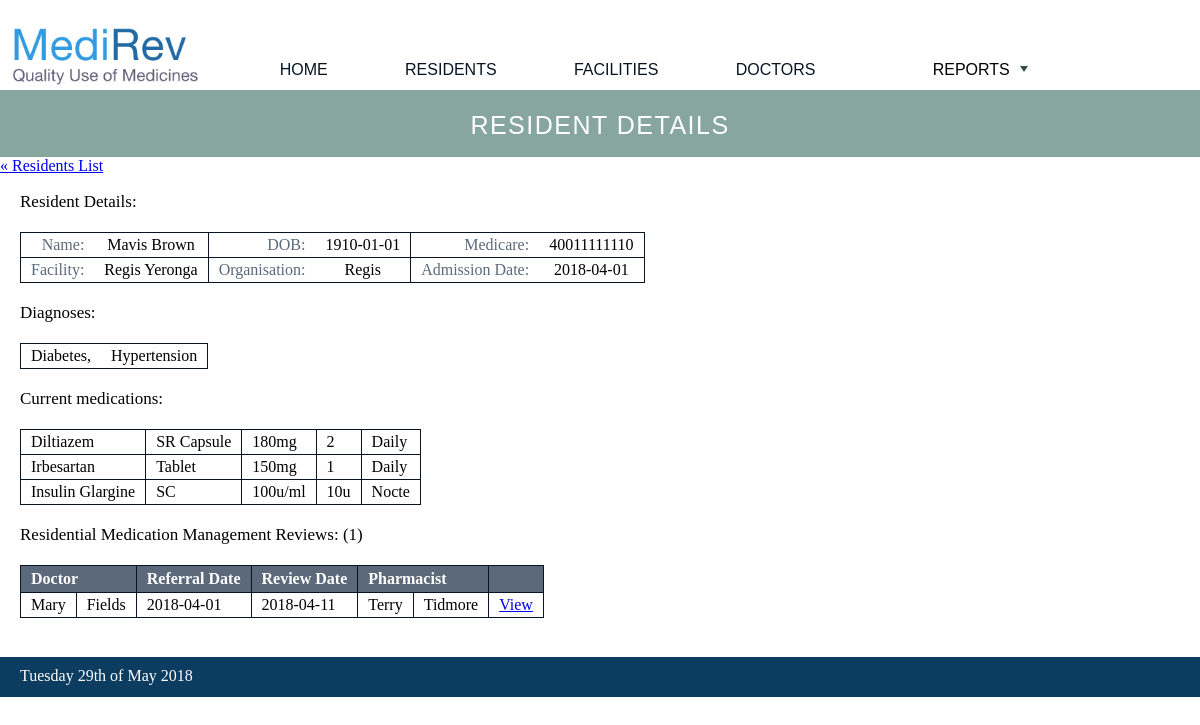
The page /all_residents/resident/view.php on the database its author committed.
### tables this page shows
CREATE TABLE Resident(
	ResidentID INT NOT NULL AUTO_INCREMENT,
	FirstName VARCHAR(255) NOT NULL,
	LastName VARCHAR(255) NOT NULL,
	Medicare VARCHAR(255),
	DOB DATE,
	PRIMARY KEY (ResidentID)
);

CREATE TABLE ResidentDx(
	ResidentID INT NOT NULL,
	Disease VARCHAR(255) NOT NULL,
	PRIMARY KEY (ResidentID, Disease),
	FOREIGN KEY (ResidentID) REFERENCES Resident (ResidentID) ON DELETE CASCADE,
	FOREIGN KEY (Disease) REFERENCES Diagnosis (Disease)
);

CREATE TABLE Review(
	RevID INT NOT NULL AUTO_INCREMENT,
	DoctorID INT NOT NULL,
	PharmID INT,
	ResidentID INT NOT NULL,
	ReferralDate DATE NOT NULL,
	ReviewDate DATE,
	CONSTRAINT CHK_Date CHECK (ReviewDate > ReferralDate),
	PRIMARY KEY (RevID),
	FOREIGN KEY (ResidentID) REFERENCES Resident (ResidentID) ON DELETE CASCADE,
	FOREIGN KEY (DoctorID) REFERENCES Doctor (DoctorID),
	FOREIGN KEY (PharmID) REFERENCES Pharmacist (PharmID)
);

CREATE TABLE Doctor(
	DoctorID INT NOT NULL AUTO_INCREMENT,
	ClinicID INT NOT NULL,
	FirstName VARCHAR(255) NOT NULL,
	LastName VARCHAR(255) NOT NULL,
	ProviderNumber VARCHAR(255) UNIQUE,
	PersonalEmail VARCHAR(255),
	PRIMARY KEY (DoctorID),
	FOREIGN KEY (ClinicID) REFERENCES Clinic (ClinicID)
);

CREATE TABLE Pharmacist(
	PharmID INT NOT NULL AUTO_INCREMENT,
	FirstName VARCHAR(255) NOT NULL,
	LastName VARCHAR(255) NOT NULL,
	RegistrationNumber VARCHAR(255) NOT NULL UNIQUE,
	RegistrationExpiry DATE NOT NULL,
	AccreditationNumber VARCHAR(255) NOT NULL UNIQUE,
	AccreditationExpiry DATE NOT NULL,
	Phone INT(20),
	Email VARCHAR(255),
	PRIMARY KEY (PharmID)
);

### private/query_functions.php (called while the page is built, shortened)
<?php require_once('functions.php'); ?>
<?php
function get_resident_info($id) {
	global $db;
	$sql = "SELECT R.*, F.Organisation, F.Name, H.AdminDate
	 FROM Resident R, ResidentHome H, Facility F
	 WHERE R.ResidentID = $id
	  AND H.ResidentID = R.ResidentID
	  AND H.RACID = F.RACID
	  AND H.AdminDate =
		(SELECT Max(H2.AdminDate)
		 FROM ResidentHome H2
		 WHERE H2.ResidentID = R.ResidentID)";
	$result = $db->query($sql);
	$array = $result->fetch(PDO::FETCH_ASSOC);
	return $array;
}
function get_num_reviews($id) {
	global $db;
	$sql = "SELECT COUNT(*)
	 FROM Review
	 WHERE ResidentID = $id";
	$result = $db->query($sql);
	$array = $result->fetchALL(PDO::FETCH_ASSOC);
	return $array;
}
function resident_Dx($id) {
	global $db;
	$sql = "SELECT Disease From ResidentDx
	 WHERE ResidentID = $id";
	$result = $db->query($sql);
	$array = $result->fetchALL(PDO::FETCH_ASSOC);
	return $array;
}
function latest_resident_Rx($id) {
	global $db;
	$sql = "SELECT Med.GenericName, COALESCE(O.Formulation, T.Formulation, I.Administration) AS Form, Med.Strength, Rx.Dose, Rx.Frequency
		FROM Review Rev1, ResidentRx Rx, Resident Res, Medication Med
		 LEFT JOIN Oral O ON O.MedID = Med.MedID
		 LEFT JOIN Topical T ON T.MedID = Med.MedID
		 LEFT JOIN Injectable I ON I.MedID = Med.MedID
		WHERE Res.ResidentID = $id
		 AND Rev1.RevID = Rx.RevID
		 AND Res.ResidentID = Rev1.ResidentID
		 AND Rx.MedID = Med.MedID
		 AND Rev1.ReviewDate = (
			SELECT MAX(Rev2.ReviewDate)
			FROM Review Rev2
			WHERE Rev1.ResidentID = Rev2.ResidentID)";
	$result = $db->query($sql);
	$array = $result->fetchALL(PDO::FETCH_ASSOC);
	return $array;
}
function all_resident_reviews($id) {
	global $db;
	$sql = "SELECT D.FirstName AS D_First, D.LastName AS D_Last,
		 R.ReferralDate, R.ReviewDate, R.RevID, Res.ResidentID,
		 P.FirstName AS P_First, P.LastName AS P_Last
	 	FROM Doctor D, Pharmacist P, Review R, Resident Res
	 	WHERE Res.ResidentID = $id
	  	 AND Res.ResidentID = R.ResidentID
	  	 AND D.DoctorID = R.DoctorID
	  	 AND P.PharmID = R.PharmID
	  	ORDER BY R.ReferralDate DESC";
	$result = $db->query($sql);
	$array = $result->fetchALL(PDO::FETCH_ASSOC);
	return $array;
}
?>

### public/all_residents/resident/view.php (the view, shortened to what this page needs)
<?php
$id = isset($_GET['id']) ? "'".$_GET['id']."'" : '1';
$res_info = get_resident_info($id);
$diagnoses = resident_Dx($id);
$medications = latest_resident_Rx($id);
$reviews = all_resident_reviews($id);
$num_reviews = get_num_reviews($id);
?>
<?php $page_title = 'Resident Details'; ?>
<?php include(SHARED_PATH . '/header.php'); ?>
<header class='resident'>
	<?php echo $page_title ?>
</header>
<div id="content">
	<article id="resident">
		<a class="back-link" href="<?php echo url_to('/all_residents/index.php'); ?>">&laquo; Residents List</a>
		<section id="resident_details">
			<p class="resident_form">Resident Details:</p>
			<table class="resident_form">
			<tr>
				<td class="head">Name:</td>
				<td class="info" colspan="2"><?php echo h($res_info['FirstName']); ?> <?php echo h($res_info['LastName']); ?></td>
				<td class="head">DOB:</td>
				<td class="info"><?php echo h($res_info['DOB']); ?></td>
				<td class="head">Medicare:</td>
				<td class="info"><?php echo h($res_info['Medicare']); ?></td>
			</tr>
			<tr>
				<td class="head">Facility:</td>
				<td class="info" colspan="2"><?php echo h($res_info['Name']); ?></td>
				<td class="head">Organisation:</td>
				<td class="info"><?php echo h($res_info['Organisation']); ?></td>
				<td class="head">Admission Date:</td>
				<td class="info"><?php echo h($res_info['AdminDate']); ?></td>
			</tr>
		</table>
		</section>
		<section id="diagnosis">
			<p class="resident_form">Diagnoses:</p>
			<table class="resident_form">
				<?php echo disease_string($diagnoses); ?>
			</table>
		</section>
		<section id="medications">
			<p class="resident_form">Current medications:</p>
			<table class="list">
				<?php echo medication_string($medications); ?>
			</table>
		</section>
		<section id="reviews">
			<p class="resident_form">Residential Medication Management Reviews: (<?php echo $num_reviews[0]["COUNT(*)"]; ?>)</p>
			<table class="list">
				<tr>
					<th colspan="2">Doctor</th>
					<th>Referral Date</th>
					<th>Review Date</th>
					<th colspan="2">Pharmacist</th>
					<th>&nbsp;</th>
				</tr>
				<?php foreach($reviews as $review) { ?>
					<tr>
						<td><?php echo h($review['D_First']); ?></td>
						<td><?php echo h($review['D_Last']); ?></td>
						<td><?php echo h($review['ReferralDate']); ?></td>
						<td><?php echo h($review['ReviewDate']); ?></td>
						<td><?php echo h($review['P_First']); ?></td>
						<td><?php echo h($review['P_Last']); ?></td>
						<td><a class="action" href="<?php echo url_to('/review/index.php?id='.h(u($review['ResidentID'])).','.h(u($review['RevID'])));?>">View</a></td>
					</tr>
				<?php } ?>
			</table>
		</section>
	</article>
</div>
<?php include(SHARED_PATH . '/footer.php'); ?>

### private/functions.php (shortened to what this page needs)
<?php require_once('query_functions.php'); ?>
<?php
function url_to($script_path) {
	return WWW_ROOT . $script_path;
}
function h($string) {
	return htmlspecialchars($string);
}
function u($string="") {
	return urlencode($string);
}
function disease_string($diagnoses) {
	$disease_string = '';
	$n = 1;
	foreach($diagnoses as $diagnosis) {
		if ($n == sizeof($diagnoses)) {
			if ($n == 1) {
				$disease_string .= '<tr><td>'.$diagnosis['Disease'].',</td></tr>';
			} else {
				$disease_string.='<td>'.$diagnosis['Disease'].'</tr>';
			}
		} else {
			if ($n == 1) {
				$disease_string .= '<tr><td>'.$diagnosis['Disease'].',</td>';
				$n += 1;
			} elseif ($n == 8) {
				$disease_string.='<td>'.$diagnosis['Disease'].'</td></tr>';
				$n = 1;
			} else {
				$disease_string.='<td>'.$diagnosis['Disease'].',</td>';
				$n += 1;
			}
		}
	}
	return $disease_string;
}
function medication_string($medications) {
	$medication_string = '';
	foreach($medications as $medication) {
		$medication_string .= '<tr><td>'.$medication['GenericName'].'</td>';
		$medication_string .= '<td>'.$medication['Form'].'</td>';
		$medication_string .= '<td>'.$medication['Strength'].'</td>';
		$medication_string .= '<td>'.$medication['Dose'].'</td>';
		$medication_string .= '<td>'.$medication['Frequency'].'</td></tr>';
	}
	return $medication_string;
}
?>

### public/stylesheets/home.css (style rules this page uses)
* { max-width: 1300px; }
#content { min-height:500px; }
header { background: #39729B; color: #FFFFFF; height: 25px; margin: 0 0 0 0; padding: 21 15; font-family: Veranda, Arial, Helvetica, sans-serif; font-size: 25px; text-align: center; text-transform: uppercase; letter-spacing: 1.5px; }
header.resident { background: #86A69E; }
p { margin-left:20px; margin-right: 20px; }
body { margin: 0; min-height:100%; width: 100%; margin: 0; padding: 0; min-width: 1024px; }
table { border-collapse: collapse; margin: 20 20 20 20; }
table.list { max-width: 100%; }
table.list tr th { border: 1px solid #081423; background: #5C697B; color: white; text-align: left; }
table.list tr td { border: 1px solid #081423; }
table.resident_form { border: 1px solid #081423; }
table.resident_form tr td { border-top: 1px solid #081423; }
td.head { color: #5C697B; text-align: right; }
td.info { text-align:center; border-right: 1px solid #081423; }
th { padding: 4 10 4 10; }
td { padding: 3 10 3 10; }
p.resident_form { font-size: 17px; }

### rows shown on the page
resident: FirstName "Mavis", LastName "Brown", DOB "1910-01-01", Medicare "40011111110"
residentdx: Disease "Diabetes"
residentdx: Disease "Hypertension"
review: DoctorID.FirstName "Mary", DoctorID.LastName "Fields", ReferralDate "2018-04-01", ReviewDate "2018-04-11", PharmID.FirstName "Terry", PharmID.LastName "Tidmore"

### other values the page prints
$page_title "RESIDENT DETAILS"
$res_info['Name'] "Regis Yeronga"
$res_info['Organisation'] "Regis"
$res_info['AdminDate'] "2018-04-01"
$medication['GenericName'] "Diltiazem"
$medication['Form'] "SR Capsule"
$medication['Strength'] "180mg"
$medication['Dose'] "2"
$medication['Frequency'] "Daily"
$medication['GenericName'] "Irbesartan"
$medication['Form'] "Tablet"
$medication['Strength'] "150mg"
$medication['Dose'] "1"
$medication['GenericName'] "Insulin Glargine"
$medication['Form'] "SC"
